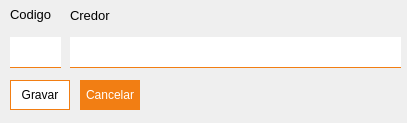
<?xml version="1.0" encoding="UTF-8"?>
<ui version="4.0">
 <class>MainWindow</class>
 <widget class="QMainWindow" name="MainWindow">
  <property name="geometry">
   <rect>
    <x>0</x>
    <y>0</y>
    <width>407</width>
    <height>123</height>
   </rect>
  </property>
  <property name="windowTitle">
   <string>Cadastrar credores</string>
  </property>
  <widget class="QWidget" name="centralwidget">
   <widget class="QLabel" name="label">
    <property name="geometry">
     <rect>
      <x>70</x>
      <y>0</y>
      <width>47</width>
      <height>31</height>
     </rect>
    </property>
    <property name="font">
     <font>
      <pointsize>10</pointsize>
     </font>
    </property>
    <property name="text">
     <string>Credor</string>
    </property>
   </widget>
   <widget class="QLineEdit" name="txtNomeCredor">
    <property name="geometry">
     <rect>
      <x>70</x>
      <y>37</y>
      <width>331</width>
      <height>31</height>
     </rect>
    </property>
    <property name="styleSheet">
     <string notr="true">#txtNomeCredor{
border:none;
border-bottom:1px solid #f27e13;
padding:5px;
}</string>
    </property>
   </widget>
   <widget class="QLineEdit" name="txtCodigoCredor">
    <property name="geometry">
     <rect>
      <x>10</x>
      <y>37</y>
      <width>51</width>
      <height>31</height>
     </rect>
    </property>
    <property name="styleSheet">
     <string notr="true">#txtCodigoCredor{
border:none;
border-bottom:1px solid #f27e13;
padding:5px;
}
</string>
    </property>
   </widget>
   <widget class="QLabel" name="label_2">
    <property name="geometry">
     <rect>
      <x>10</x>
      <y>-1</y>
      <width>47</width>
      <height>31</height>
     </rect>
    </property>
    <property name="font">
     <font>
      <pointsize>10</pointsize>
     </font>
    </property>
    <property name="text">
     <string>Codigo</string>
    </property>
   </widget>
   <widget class="QPushButton" name="btnCancelar">
    <property name="geometry">
     <rect>
      <x>80</x>
      <y>80</y>
      <width>60</width>
      <height>30</height>
     </rect>
    </property>
    <property name="cursor">
     <cursorShape>PointingHandCursor</cursorShape>
    </property>
    <property name="styleSheet">
     <string notr="true">#btnCancelar{
border:1px solid #f27e13;
padding:5px;
background-color:#f27e13;
color:white;
}</string>
    </property>
    <property name="text">
     <string>Cancelar</string>
    </property>
   </widget>
   <widget class="QPushButton" name="btnGravar">
    <property name="geometry">
     <rect>
      <x>10</x>
      <y>80</y>
      <width>60</width>
      <height>30</height>
     </rect>
    </property>
    <property name="cursor">
     <cursorShape>PointingHandCursor</cursorShape>
    </property>
    <property name="styleSheet">
     <string notr="true">#btnGravar{
border:1px solid #f27e13;
padding:5px;
background-color:#ffffff;
}</string>
    </property>
    <property name="text">
     <string>Gravar</string>
    </property>
   </widget>
  </widget>
 </widget>
 <resources/>
 <connections/>
</ui>
